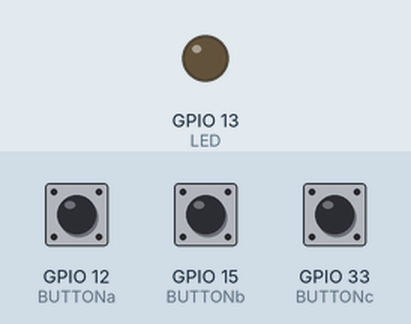
Simulated run of this sketch. Board: ESP32. Shown: output pins drawn as LEDs (lit = HIGH). Dashed ring = blinking. The inputs (shaded band) are chosen by the test bench; at power-on: GPIO 12 (BUTTONa) LOW, GPIO 15 (BUTTONb) LOW, GPIO 33 (BUTTONc) LOW. What the sketch prints to the serial monitor is not drawn.

Above: at 1.2 s.
1.3 s: GPIO 12 (BUTTONa) pulled HIGH for 3.2 s
At 4.8 s:
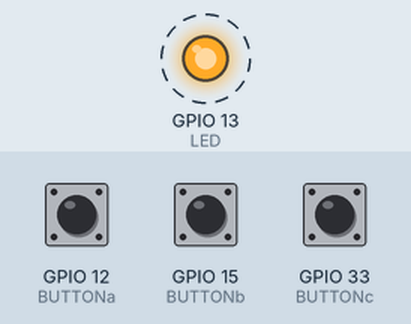
6.5 s: GPIO 15 (BUTTONb) pulled HIGH for 1 s
At 7.8 s:
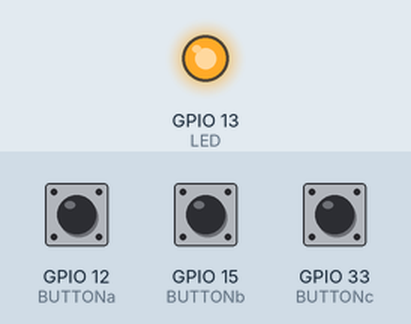
11.5 s: GPIO 33 (BUTTONc) pulled HIGH for 1 s
At 14.1 s:
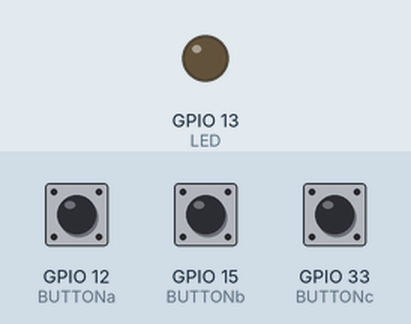
18.0 s: GPIO 15 (BUTTONb) pulled HIGH for 3.2 s
At 21.4 s:
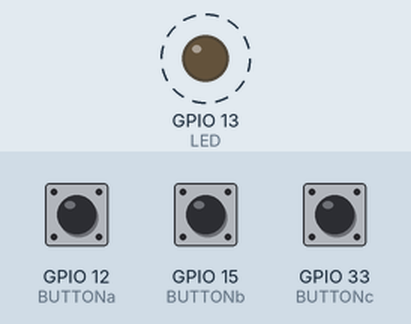
22.7 s: GPIO 33 (BUTTONc) pulled HIGH for 3.2 s
At 23.8 s:
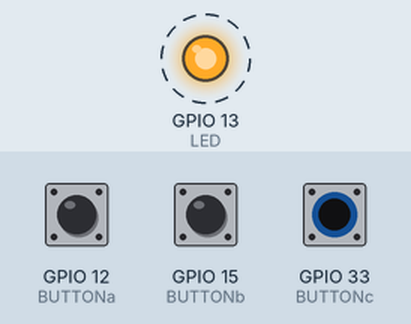
Timing chart, 0 to 27.5 s (numbered marks = the images above; inputs shaded):
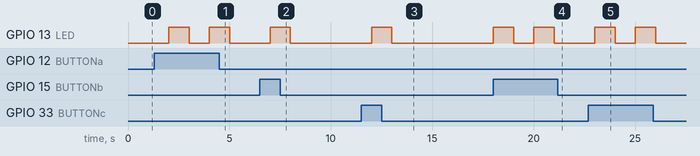

The sketch:

ESP32NOW_master2.ino
```cpp
/*
    ESP-NOW Broadcast Master
    Lucas Saavedra Vaz - 2024

    This sketch demonstrates how to broadcast messages to all devices within the ESP-NOW network.
    This example is intended to be used with the ESP-NOW Broadcast Slave example.

    The master device will broadcast a message every 5 seconds to all devices within the network.
    This will be done using by registering a peer object with the broadcast address.

    The slave devices will receive the broadcasted messages and print them to the Serial Monitor.
*/
#include <esp_now.h>
// #include "ESP32_NOW.h"
#include "WiFi.h"

#include <esp_mac.h>  // For the MAC2STR and MACSTR macros

/* Definitions */


#define BUTTONa 12    // Green button
#define BUTTONb 15    // White button
#define BUTTONc 33    // Red button
#define LED 13
/* Classes */

// Creating a new class that inherits from the ESP_NOW_Peer class is required.
#define CHANNEL 1

// Init ESP Now with fallback
void InitESPNow() {
  WiFi.disconnect();
  if (esp_now_init() == ESP_OK) {
    Serial.println("ESPNow Init Success");
  }
  else {
    Serial.println("ESPNow Init Failed");
    // Retry InitESPNow, add a counte and then restart?
    // InitESPNow();
    // or Simply Restart
    ESP.restart();
  }
}

// config AP SSID
void configDeviceAP() {
  const char *SSID = "Slave_1";
  bool result = WiFi.softAP(SSID, "Slave_1_Password", CHANNEL, 0);
  if (!result) {
    Serial.println("AP Config failed.");
  } else {
    Serial.println("AP Config Success. Broadcasting with AP: " + String(SSID));
    Serial.print("AP CHANNEL "); Serial.println(WiFi.channel());
  }
}

/* Global Variables */

uint32_t msg_count = 0;

// Create a broadcast peer object
// ESP_NOW_Broadcast_Peer broadcast_peer(ESPNOW_WIFI_CHANNEL, WIFI_IF_STA, NULL);

/* Main */

void setup() {
  Serial.begin(115200);
  while (!Serial) {
    delay(10);
  }
  pinMode(BUTTONa, INPUT);
  pinMode(BUTTONb, INPUT);
  pinMode(BUTTONc, INPUT);
  pinMode(LED, OUTPUT);
  // Initialize the Wi-Fi module
    Serial.println("ESPNow/Basic/Slave Example");
  //Set device in AP mode to begin with
    WiFi.mode(WIFI_AP);
    // configure device AP mode
    configDeviceAP();
    // This is the mac address of the Slave in AP Mode
    Serial.print("AP MAC: "); Serial.println(WiFi.softAPmacAddress());
    // Init ESPNow with a fallback logic
    InitESPNow();
    // Once ESPNow is successfully Init, we will register for recv CB to
    // get recv packer info.
    esp_now_register_recv_cb(OnDataRecv);
}

void OnDataRecv(const uint8_t *mac_addr, const uint8_t *data, int data_len) {
  char macStr[18];
  snprintf(macStr, sizeof(macStr), "%02x:%02x:%02x:%02x:%02x:%02x",
           mac_addr[0], mac_addr[1], mac_addr[2], mac_addr[3], mac_addr[4], mac_addr[5]);
  Serial.print("Last Packet Recv from: "); Serial.println(macStr);
  Serial.print("Last Packet Recv Data: "); Serial.println(*data);
  Serial.println("");
}

void loop() {
  // Broadcast a message to all devices within the network
  char data[32];
  Serial.printf("recieved message: %s\n", data);
  if (digitalRead(BUTTONa) == HIGH) {
    snprintf(data, sizeof(data), "green");
    digitalWrite(LED, HIGH);  // turn the LED on (HIGH is the voltage level)
    delay(1000);
    digitalWrite(LED, LOW);
  }
  if (digitalRead(BUTTONb) == HIGH) {
      //send to tinypico
      snprintf(data, sizeof(data), "white");
      digitalWrite(LED, HIGH);  // turn the LED on (HIGH is the voltage level)
      delay(1000);
      digitalWrite(LED, LOW);
  }
  if (digitalRead(BUTTONc) == HIGH) {
      snprintf(data, sizeof(data), "red");
      digitalWrite(LED, HIGH);  // turn the LED on (HIGH is the voltage level)
      delay(1000);
      digitalWrite(LED, LOW);
  }

  // snprintf(data, sizeof(data), "Hello, World! #%lu", msg_count++);

  // Serial.printf("Broadcasting message: %s\n", data);

  // if (!broadcast_peer.send_message((uint8_t *)data, sizeof(data))) {
    // Serial.println("Failed to broadcast message");
    delay(1000);
  }

  // delay(10);
```

Measured:
- after the input at 1.3 s, GPIO 13 (LED): alternates HIGH for 1.0 s and LOW for 1.0 s, starting after 0.71 s
- after the input at 6.5 s, GPIO 13 (LED): LOW → HIGH after 0.51 s, → LOW 1.0 s later
- after the input at 11.5 s, GPIO 13 (LED): LOW → HIGH after 0.51 s, → LOW 1.0 s later
- after the input at 18.0 s, GPIO 13 (LED): alternates HIGH for 1.0 s and LOW for 1.0 s, starting at once
- after the input at 22.7 s, GPIO 13 (LED): alternates HIGH for 1.0 s and LOW for 1.0 s, 4 changes in all, then stays LOW, starting after 0.31 s
